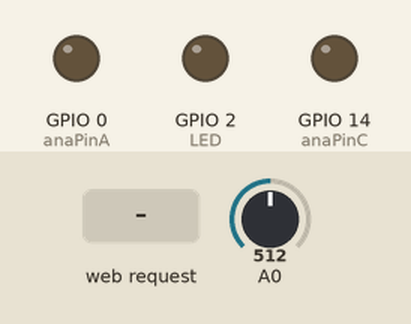
Bench run of a sketch on a simulated ESP8266 (NodeMCU). On the bench: output pins drawn as LEDs (lit = HIGH). Inputs (shaded band) come from the test bench; at power-on: A0 = 512. WiFi joins after 1.5 s; servers stay silent unless stated; what the sketch prints to the serial monitor is not drawn.

Above: at 2.7 s.
2.8 s: HTTP request GET /readADC received
At 3.9 s:
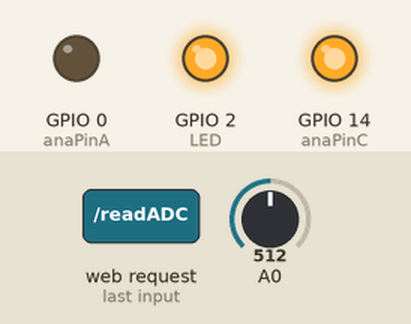
Timing chart, 0 to 5.8 s (numbered marks = the images above; inputs shaded):
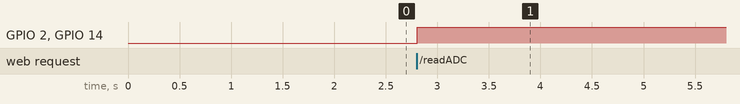

The sketch:

AjaxMultpleParams.ino
```cpp
#include <ArduinoOTA.h>
#include <ESP8266mDNS.h>

#include <ESP8266WiFi.h>
#include <WiFiClient.h>
#include <ESP8266WebServer.h>
#include "OTAsetup.h"

#include "index.h" //Our HTML webpage contents with javascripts
#include "Analog.h"

#define LED 2  //On board LED

//SSID and Password of your WiFi router
const char* ssid = "GarberPark";		//case sensative
const char* password = "Spicey123";

ESP8266WebServer server(80); //Server on port 80

void handleRoot() {
//	Serial.println("** handleRoot ***");
 String s = MAIN_page; //Read HTML contents
 server.send(200, "text/html", s); //Send web page
}

void handleAuxPage() {
//	Serial.println("** handleAux ***");
 String s = AUX_page; //Read HTML contents
 server.send(200, "text/html", s); //Send web page
}

void handleADC() {
	readAnaValues();
	String adcValue = String(anaValues[0]);
	for (int i = 1; i < ANA_SIZE; i++){
		adcValue += " ";
		adcValue += (((float)anaValues[i])/10);
	}
	server.send(200, "text/plane", adcValue); //Send ADC value only to client ajax request
}

//==============================================================
//                  SETUP
//==============================================================
void setup(void){
  Serial.begin(115200);
  Serial.println("\n\nAjaxMultpleParams.ino - v1.?");
  WiFi.begin(ssid, password);     //Connect to your WiFi router
  Serial.println("");
  anaPinSetup();
  //Onboard LED port Direction output
  pinMode(LED,OUTPUT);

  // Wait for connection
  while (WiFi.status() != WL_CONNECTED) {
    delay(500);
    Serial.print(".");
  }

  //If connection successful show IP address in serial monitor
  Serial.println("");
  Serial.print("Connected to ");
  Serial.println(ssid);
  Serial.print("IP address: ");
  Serial.println(WiFi.localIP());  //IP address assigned to your ESP

  server.on("/", handleRoot);      //Which routine to handle at root location. This is display page
  server.on("/gotoHome", handleRoot);      //Which routine to handle at root location. This is display page
  server.on("/gotoAux", handleAuxPage);      //Which routine to handle at root location. This is display page
  server.on("/readADC", handleADC);

  server.begin();                  //Start server
  OTAsetup();
  Serial.println("HTTP server started");
}
//==============================================================
//                     LOOP
//==============================================================
void loop(void){
	ArduinoOTA.handle();
  server.handleClient();          //Handle client requests
}
```

Analog.h
```cpp
#pragma once

//Analog channels (on the 4051)
enum aChannels {aCharged_N=6, aCharged_P/*also Pwr*/=2, aCharging_N=3, aCharging_P=1, aUnderV=0, aUnused=4};
/*#define aCharged_N	6
#define aCharged_P	2		//also Pwr
#define aCharging_N	3
#define aCharging_P	1
#define aUnderV		0
#define aUnused		4*/

#define ANA_SIZE 7
int anaValues[ANA_SIZE]={0, 0, 0, 0, 0, 0, 0};

#define anaPinA 0
#define anaPinB 2
#define anaPinC 14
void anaPinSetup()
{
	pinMode(anaPinA, OUTPUT);
	pinMode(anaPinB, OUTPUT);
	pinMode(anaPinC, OUTPUT);
}

int readAnaValues()
{
	int t1 = int(millis());
	for (int i=0; i<ANA_SIZE; i++)
	{
		digitalWrite(anaPinA, i & 0x01);
		digitalWrite(anaPinB, i & 0x02);
		digitalWrite(anaPinC, i & 0x04);
		delay(1);
//		anaValues[i]=(i*10)+ (t1 & 0xff);//analogRead(A0)
		int x = analogRead(A0);
		anaValues[i]=analogRead(A0);

		if (abs(x-anaValues[i]) > 5){
			Serial.print("delta for chan "); Serial.print(i);
			Serial.print(" = "); Serial.println(x-anaValues[i]);}

//		Serial.print("  ");  Serial.print(anaValues[i]);

			//Serial.print(i);
			//Serial.print(" --> ");
			//Serial.print(digitalRead(anaPinC));
			//Serial.print(digitalRead(anaPinB));
			//Serial.print(digitalRead(anaPinA));
			//Serial.print(" -> ");
			//Serial.println(anaValues[i]);
	}
}
```

OTAsetup.h
```cpp
#pragma once
#include <ArduinoOTA.h>


void OTAsetup()
{
		static int lastPercent=0;
	  ArduinoOTA.onStart([]() {
		Serial.println("OTA Start");
	  });
	  ArduinoOTA.onEnd([]() {
		Serial.println("\nOTA End");
	  });
	  ArduinoOTA.onProgress([](unsigned int progress, unsigned int total) {
	    int pct = progress / (total / 100);
		if (abs(pct-lastPercent)>10){
			Serial.printf("OTA Progress: %u%%/n", (pct));
			lastPercent = pct;}
	  });
	  ArduinoOTA.onError([](ota_error_t error) {
		Serial.printf("OTA Error[%u]: ", error);
		if (error == OTA_AUTH_ERROR) Serial.println("OTA Auth Failed");
		else if (error == OTA_BEGIN_ERROR) Serial.println("OTA Begin Failed");
		else if (error == OTA_CONNECT_ERROR) Serial.println("OTA Connect Failed");
		else if (error == OTA_RECEIVE_ERROR) Serial.println("OTA Receive Failed");
		else if (error == OTA_END_ERROR) Serial.println("OTA End Failed");
	  });
	  ArduinoOTA.begin();
  }
```

index.h
```cpp
const char MAIN_page[] PROGMEM = R"=====(
<!DOCTYPE html>
<html>
<head>
<meta name="viewport" content="width=device-width, initial-scale=1">
<style>
* {
    box-sizing: border-box;
}

/* Create two equal columns that floats next to each other */
.column {
	float:left;
	column-width: 100px;
}

/* Clear floats after the columns */
.row:after {
    content: "";
    display: table;
    clear: both;
}
</style>
</head>
<body>
<div id="demo">
<h1>The GarberPark web page V2.0</h1>
</div>

<div class="row">
  <div class="column">
  	<strong>
	Pwr:<br>
	Charged_N<br>
	<br>
	Charging_P<br>
	Charging_N<br>
	<br>
    UnderV:<br>
	</strong>
  </div>
  <div class="column">
    <br>
    <span id="LEDchgd"></span><br>
	<br>
    <span id="ADCValue1"></span><br>
    <span id="CHGdelta"></span><br>
    <br>
    <span id="LEDunder"></span>
  </div>
  <div class="column">
    <span id="ADCValue6"></span><br>
    <span id="ADCValue2"></span><br>
	<br>
    <span id="ADCValue1"></span><br>
    <span id="ADCValue3"></span><br>
    <br>
    <span id="ADCValue0"></span>
  </div>
  <div class="column">
    <br>
    <span id="ChargedLED"></span><br>
	<br>
	<br>
	<br>
    <span id="ChargingLED"></span><br>
    <br>
    <span id="UnderVLED"></span>
<!--    <br>Some text..-->
  </div>
</div>

<p></p><p></p>
<button onclick="location.href = '/gotoAux';" class="float-left submit-button" >Auxx</button>

<script>
setInterval(function() {
  // Call a function repetatively with 2 Second interval
  getData();
}, 2000); //2000mSeconds update rate

function getData() {
  var xhttp = new XMLHttpRequest();
  xhttp.onreadystatechange = function() {
    if (this.readyState == 4 && this.status == 200) {
	  var vals = this.responseText.split(" ");
	  var i;
	  for (i = 0; i < vals.length; i++) {
		  var id="ADCValue"+i;
		  var ele = document.getElementById(id);
		  if (ele) {
	         ele.innerHTML = vals[i];
			 ele.style.backgroundColor="white";
		     if (vals[i]>200)
			   ele.style.backgroundColor="red";
			}
		  //else
		  //   alert("ele #" + i + " doesnt exist");
	  }
    }
  };
  xhttp.open("GET", "readADC", true);
  xhttp.send();
}
</script>
</body>
</html>
)=====";
/*****************************************************************************/
const char AUX_page[] PROGMEM = R"=====(
<!DOCTYPE html>
<html>
<body>

<div id="demoAux">
<h1>Some Aux Page</h1>
<p>&nbsp;</p>
<p>&nbsp;</p>
<p><button onclick="location.href = '/';" class="float-left submit-button" >Home</button></p>
</div>

</script>
</body>
</html>
)=====";
```

Measured:
- after the input at 2.8 s, GPIO 2 (LED), GPIO 14 (anaPinC): LOW → HIGH at once
